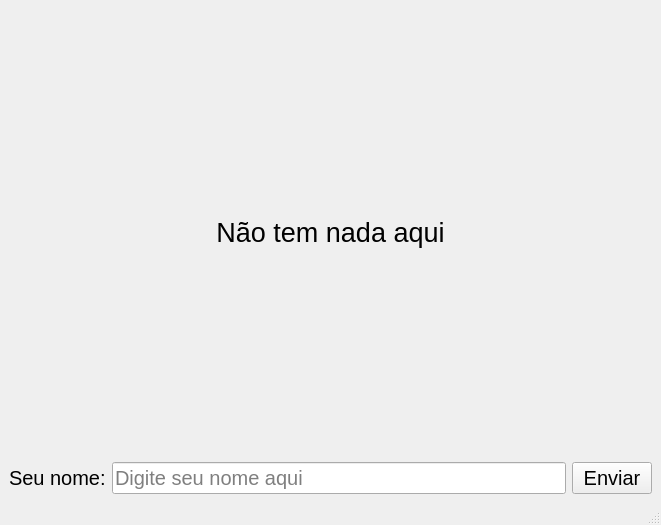
<?xml version="1.0" encoding="UTF-8"?>
<ui version="4.0">
 <class>MainWindow</class>
 <widget class="QMainWindow" name="MainWindow">
  <property name="geometry">
   <rect>
    <x>0</x>
    <y>0</y>
    <width>661</width>
    <height>525</height>
   </rect>
  </property>
  <property name="windowTitle">
   <string>MainWindow</string>
  </property>
  <widget class="QWidget" name="centralwidget">
   <layout class="QHBoxLayout" name="horizontalLayout">
    <item>
     <layout class="QGridLayout" name="gridLayout">
      <item row="0" column="0">
       <widget class="QLabel" name="labelResult">
        <property name="font">
         <font>
          <pointsize>20</pointsize>
         </font>
        </property>
        <property name="text">
         <string>Não tem nada aqui</string>
        </property>
        <property name="alignment">
         <set>Qt::AlignCenter</set>
        </property>
       </widget>
      </item>
      <item row="1" column="0">
       <layout class="QGridLayout" name="gridLayout_2">
        <item row="0" column="0">
         <widget class="QLabel" name="labelName">
          <property name="font">
           <font>
            <pointsize>15</pointsize>
           </font>
          </property>
          <property name="text">
           <string>Seu nome:</string>
          </property>
         </widget>
        </item>
        <item row="0" column="1">
         <widget class="QLineEdit" name="lineName">
          <property name="font">
           <font>
            <pointsize>15</pointsize>
           </font>
          </property>
          <property name="placeholderText">
           <string>Digite seu nome aqui</string>
          </property>
         </widget>
        </item>
        <item row="0" column="2">
         <widget class="QPushButton" name="buttonEnviar">
          <property name="font">
           <font>
            <pointsize>15</pointsize>
           </font>
          </property>
          <property name="text">
           <string>Enviar</string>
          </property>
         </widget>
        </item>
       </layout>
      </item>
     </layout>
    </item>
   </layout>
  </widget>
  <widget class="QMenuBar" name="menubar">
   <property name="geometry">
    <rect>
     <x>0</x>
     <y>0</y>
     <width>661</width>
     <height>22</height>
    </rect>
   </property>
  </widget>
  <widget class="QStatusBar" name="statusbar"/>
 </widget>
 <resources/>
 <connections/>
</ui>
